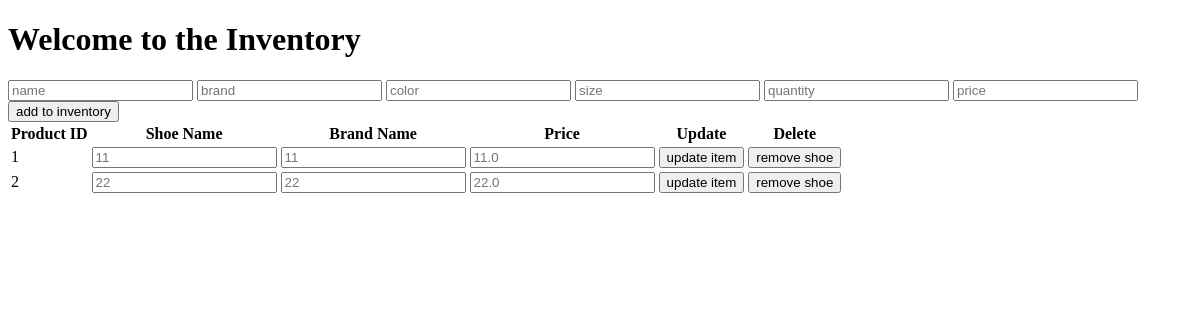
The page /inventory on the database as committed earlier.
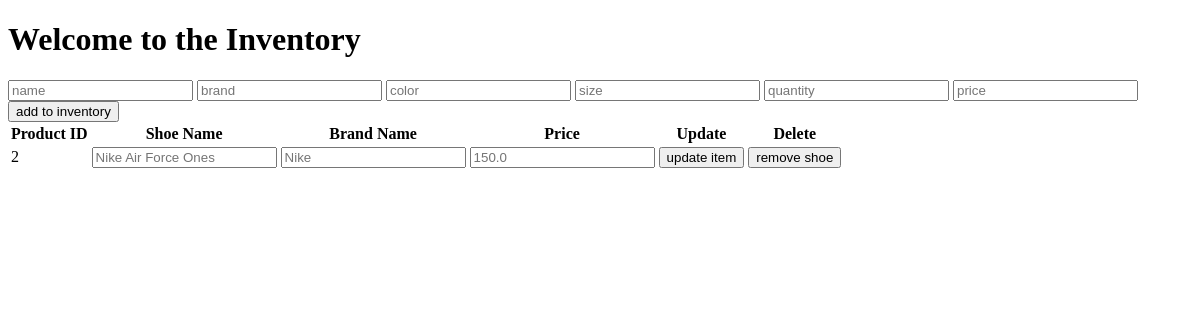
The same page on the database as committed later.
### website/models.py (models this page shows, shortened)
class Shoe(db.Model):
    __tablename__ = 'shoe'
    id = db.Column(db.Integer(), primary_key=True)
    name = db.Column(db.String(length=30), nullable=False)
    brand = db.Column(db.String(length=30), nullable=False)
    color = db.Column(db.String(length=30), nullable=False)
    size = db.Column(db.Float(), nullable=False)
    quantity = db.Column(db.Integer(), nullable=False)
    price = db.Column(db.Float(), nullable=False)

### website/views/admin_catalog_view.py (the view)
@admin_catalog_view.route('/inventory', methods=['GET'])
def display_inventory():
    inventory = Shoe.query.all()
    return render_template('admin_catalog.html', inventory=inventory)

### website/templates/admin_catalog.html (shortened to what this page needs)
{% extends 'base.html' %}
{% block body %}
    <h1>Welcome to the Inventory</h1>
    <form action="/inventory" method="POST">
        <input type="text" name="name" placeholder="name" required>
        <input type="text" name="brand" placeholder="brand" required>
        <input type="text" name="color" placeholder="color" required>
        <input type="number" name="size" placeholder="size" required>
        <input type="number" name="quantity" placeholder="quantity" required>
        <input type="number" name="price" placeholder="price" required>
        <input type="submit" value="add to inventory">
    </form>
    <table>
        <tr>
            <th>Product ID</th>
            <th>Shoe Name</th>
            <th>Brand Name</th>
            <th>Price</th>
            <th>Update</th>
            <th>Delete</th>
        </tr>
        {% for shoe in inventory %}
            <tr>
                <form id="put-form" action="/inventory/{{ shoe.id }}" method="POST">
                    <td>{{ shoe.id }}</td>
                    <td>
                        <input type="text" name="name" placeholder="{{ shoe.name }}" required>
                    </td>
                    <td>
                        <input type="text" name="brand" placeholder="{{ shoe.brand }}" required>
                    </td>
                    <td>
                        <input type="number" name="price" placeholder="{{ shoe.price }}" required>
                    </td>
                    <td>
                        <button type="submit">update item</button>
                    </td>
                </form>
                <td>
                    <button onclick="sendDelete('/inventory/{{shoe.id}}')">remove shoe</button>
                </td>
            </tr>
        {% endfor %}
    </table>
{% endblock %}

### website/templates/base.html (shortened to what this page needs)
<!DOCTYPE html>
<html lang="en">
<head>
</head>
<body>
    {% block body %}{% endblock %}
</body>
</html>

Rows that differ between the two databases and show on the page:
removed Shoe: id "1", name "11", brand "11", price "11.0"
changed Shoe id 2: name "22" → "Nike Air Force Ones"; brand "22" → "Nike"; price "22.0" → "150.0"
